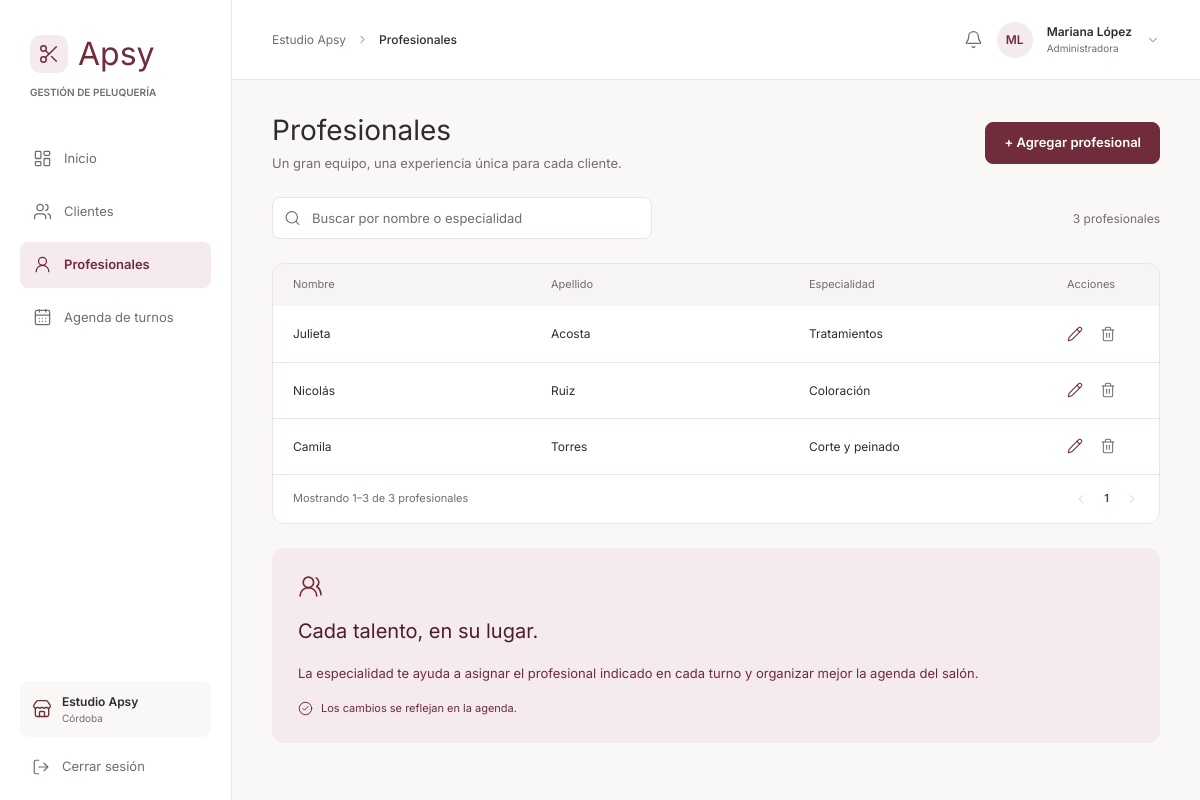
The app's page /profesionales.php (signed in) with its own data.
### tables this page shows
CREATE TABLE profesionales (
    id            INT UNSIGNED NOT NULL AUTO_INCREMENT,
    nombre        VARCHAR(60)  NOT NULL,
    apellido      VARCHAR(60)  NOT NULL,
    especialidad  VARCHAR(60)  NOT NULL,
    activo        TINYINT(1)   NOT NULL DEFAULT 1,
    creado_en     DATETIME     NOT NULL DEFAULT CURRENT_TIMESTAMP,
    PRIMARY KEY (id),
    KEY idx_profesionales_apellido_nombre (apellido, nombre)
);

### profesionales.php (the view, shortened to what this page needs)
<?php
require_once 'includes/conexion.php';
require_once 'includes/funciones.php';
$busqueda   = mb_substr(get_texto('q'), 0, 100);
$texto_like = '%' . addcslashes($busqueda, '%_\\') . '%';
$filtro = "FROM profesionales
            WHERE activo = 1
              AND (nombre LIKE ? OR apellido LIKE ?
                   OR CONCAT(nombre, ' ', apellido) LIKE ? OR especialidad LIKE ?)";
$stmt = $conexion->prepare("SELECT COUNT(*) AS total $filtro");
$stmt->bind_param('ssss', $texto_like, $texto_like, $texto_like, $texto_like);
$stmt->execute();
$total = (int) $stmt->get_result()->fetch_assoc()['total'];
$pag = paginar($total, POR_PAGINA, (int) get_texto('pagina'));
$stmt = $conexion->prepare("SELECT id, nombre, apellido, especialidad $filtro
                            ORDER BY apellido, nombre
                            LIMIT ? OFFSET ?");
$stmt->bind_param('ssssii', $texto_like, $texto_like, $texto_like, $texto_like, $pag['por_pagina'], $pag['offset']);
$stmt->execute();
$profesionales = $stmt->get_result()->fetch_all(MYSQLI_ASSOC);
require 'includes/header.php';
?>
<div class="encabezado-pagina">
    <div>
        <h1>Profesionales</h1>
        <p>Un gran equipo, una experiencia única para cada cliente.</p>
    </div>
    <button class="boton boton--primario" type="button" data-abrir-modal="modal-profesional"
            data-id="" data-nombre="" data-apellido="" data-especialidad=""
            data-titulo="Agregar profesional" data-subtitulo="Sumá una persona a tu equipo de trabajo.">
        + Agregar profesional
    </button>
</div>
<div class="herramientas">
    <form class="buscador" method="get" action="profesionales.php" role="search">
        <input type="search" name="q" value="<?= e($busqueda) ?>" placeholder="Buscar por nombre o especialidad"
               aria-label="Buscar profesionales" enterkeyhint="search" maxlength="100">
    </form>
    <p class="herramientas__total">
        <?= $busqueda !== ''
            ? $total . ($total === 1 ? ' resultado' : ' resultados')
            : $total . ($total === 1 ? ' profesional' : ' profesionales') ?>
    </p>
</div>
<div class="tabla-tarjeta">
    <table class="tabla">
        <thead>
            <tr>
                <th>Nombre</th>
                <th>Apellido</th>
                <th>Especialidad</th>
                <th class="tabla__acciones">Acciones</th>
            </tr>
        </thead>
        <tbody>
        <?php foreach ($profesionales as $p): ?>
            <?php $nombre_completo = $p['nombre'] . ' ' . $p['apellido']; ?>
            <tr>
                <td data-label="Nombre"><?= e($p['nombre']) ?></td>
                <td data-label="Apellido"><?= e($p['apellido']) ?></td>
                <td data-label="Especialidad"><?= e($p['especialidad']) ?></td>
                <td class="tabla__acciones" data-label="Acciones">
                    <div class="acciones">
                        <button class="boton-icono boton-icono--editar" type="button"
                                aria-label="Editar a <?= e($nombre_completo) ?>"
                                data-abrir-modal="modal-profesional"
                                data-id="<?= (int) $p['id'] ?>"
                                data-nombre="<?= e($p['nombre']) ?>"
                                data-apellido="<?= e($p['apellido']) ?>"
                                data-especialidad="<?= e($p['especialidad']) ?>"
                                data-titulo="Editar profesional"
                                data-subtitulo="Actualizá los datos de esta persona del equipo.">
                            <?= icono('pencil', 16) ?>
                        </button>
                        <button class="boton-icono" type="button"
                                aria-label="Eliminar a <?= e($nombre_completo) ?>"
                                data-abrir-modal="modal-eliminar"
                                data-id="<?= (int) $p['id'] ?>"
                                data-titulo="¿Eliminar a <?= e($nombre_completo) ?>?"
                                data-detalle="Vas a quitar a esta persona del equipo. Los turnos ya registrados se conservarán en el historial."
                                data-boton="Eliminar profesional">
                            <?= icono('trash-2', 16) ?>
                        </button>
                    </div>
                </td>
            </tr>
        <?php endforeach; ?>
        </tbody>
    </table>
    <?php
    require 'parciales/paginacion.php';
    ?>
</div>
<section class="aviso-suave">
    <?= icono('users-round', 25) ?>
    <h2>Cada talento, en su lugar.</h2>
    <p>La especialidad te ayuda a asignar el profesional indicado en cada turno y organizar mejor la agenda del salón.</p>
    <p class="aviso-suave__consejo"><?= icono('circle-check', 15) ?> Los cambios se reflejan en la agenda.</p>
</section>
<?php
require 'includes/footer.php';

### includes/funciones.php (shortened to what this page needs)
<?php
function e(?string $texto): string
{
    return htmlspecialchars($texto ?? '', ENT_QUOTES, 'UTF-8');
}
function icono(string $nombre, int $tamano = 18, string $clase = ''): string
{
    static $cache = [];
    if (!isset($cache[$nombre])) {
        $ruta = __DIR__ . '/../assets/img/iconos/' . $nombre . '.svg';
        $svg  = is_file($ruta) ? (string) file_get_contents($ruta) : '';
        $cache[$nombre] = trim(preg_replace('//s', '', $svg));
    }
    $svg = $cache[$nombre];
    $svg = preg_replace('/\sclass="[^"]*"/', '', $svg, 1);
    $svg = preg_replace('/\swidth="24"/',  ' width="'  . $tamano . '"', $svg, 1);
    $svg = preg_replace('/\sheight="24"/', ' height="' . $tamano . '"', $svg, 1);
    $svg = preg_replace('/<svg/', '<svg class="icono ' . e($clase) . '" aria-hidden="true" focusable="false"', $svg, 1);
    return $svg;
}
function get_texto(string $clave): string
{
    $valor = $_GET[$clave] ?? '';
    return is_string($valor) ? trim($valor) : '';
}

### assets/css/base.css (style rules this page uses)
:root { --color-fondo: #FAF8F7; --color-superficie: #FFFFFF; --color-primario: #702C3B; --color-primario-hover: #5C2330; --color-primario-suave: #F5EAED; --color-primario-oscuro: #4D1F2A; --color-texto: #302C2E; --color-texto-suave: #746B6F; --color-borde: #EAE4E5; --color-borde-campo: #EAE4E5; --color-encabezado-tabla: #F7F4F4; --color-ok-fondo: #EDF5F0; --color-ok-texto: #39745B; --color-pendiente-fondo: #FBF4E7; --color-pendiente-texto: #966D2D; --color-error: #B0444C; --color-error-fondo: #FFF1F1; --radio: 8px; --radio-grande: 12px; }
*, *::before, *::after { box-sizing: border-box; }
html { -webkit-text-size-adjust: 100%; }
body { margin: 0; font-family: 'Inter', system-ui, -apple-system, 'Segoe UI', Roboto, sans-serif; font-size: 13px; line-height: 1.45; color: var(--color-texto); background: var(--color-fondo); }
h1, h2, h3, p { margin: 0; }
button, input, select, textarea { font: inherit; color: inherit; }
button { cursor: pointer; }
.icono { display: block; flex-shrink: 0; stroke-width: 1.6; }
.boton { display: inline-flex; align-items: center; justify-content: center; gap: 8px; height: 42px; padding: 0 18px; border: 1px solid transparent; border-radius: var(--radio); font-size: 13px; font-weight: 600; white-space: nowrap; transition: background-color .15s, border-color .15s; }
.boton--primario { background: var(--color-primario); border-color: var(--color-primario); color: #fff; }

### assets/css/layout.css (style rules this page uses)
.encabezado-pagina { display: flex; align-items: center; justify-content: space-between; flex-wrap: wrap; gap: 16px; }
.encabezado-pagina h1 { font-size: 28px; font-weight: 400; line-height: 1.3; margin-bottom: 6px; }
.encabezado-pagina p { color: var(--color-texto-suave); }

### assets/css/componentes.css (style rules this page uses)
.herramientas { display: flex; align-items: center; justify-content: space-between; flex-wrap: wrap; gap: 12px 16px; }
.herramientas__total { font-size: 12px; color: var(--color-texto-suave); }
.buscador { position: relative; width: 380px; max-width: 100%; color: var(--color-texto-suave); }
.buscador input { width: 100%; height: 42px; padding: 0 12px 0 39px; background: var(--color-superficie); border: 1px solid var(--color-borde); border-radius: var(--radio); font-size: 13px; color: var(--color-texto); }
.buscador input::placeholder { color: var(--color-texto-suave); }
.tabla-tarjeta { background: var(--color-superficie); border: 1px solid var(--color-borde); border-radius: var(--radio-grande); overflow: hidden; }
.tabla { width: 100%; border-collapse: collapse; table-layout: fixed; }
.tabla th { height: 42px; padding: 0 20px; background: var(--color-encabezado-tabla); font-size: 11px; font-weight: 400; text-align: left; color: var(--color-texto-suave); }
.tabla td { height: 56px; padding: 0 20px; border-bottom: 1px solid var(--color-borde); font-size: 12px; overflow: hidden; text-overflow: ellipsis; white-space: nowrap; }
.tabla .tabla__acciones { width: 112px; }
.acciones { display: flex; align-items: center; gap: 5px; margin-left: -6px; }
.boton-icono { display: flex; align-items: center; justify-content: center; width: 28px; height: 28px; background: none; border: 0; border-radius: 6px; color: var(--color-texto-suave); transition: background-color .15s, color .15s; }
.boton-icono--editar { color: var(--color-primario); }
.aviso-suave { display: flex; flex-direction: column; align-items: flex-start; gap: 18px; padding: 26px; background: var(--color-primario-suave); border-radius: var(--radio-grande); color: var(--color-primario); }
.aviso-suave h2 { font-size: 20px; font-weight: 400; line-height: 1.45; color: var(--color-primario-oscuro); }
.aviso-suave p { font-size: 13px; }
.aviso-suave__consejo { display: flex; align-items: center; gap: 8px; font-size: 11px !important; }

### records on screen
profesionales: nombre "Julieta", apellido "Acosta", especialidad "Tratamientos"
profesionales: nombre "Nicolás", apellido "Ruiz", especialidad "Coloración"
profesionales: nombre "Camila", apellido "Torres", especialidad "Corte y peinado"

### other values on screen
$texto "Inicio"
$texto "Clientes"
$texto "Profesionales"
$texto "Agenda de turnos"
$titulo_pagina "Profesionales"
iniciales($usuario['nombre'], $usuario['apellido']) "ML"
$usuario['nombre'] . ' ' . $usuario['apellido'] "Mariana López"
$usuario['rol'] "Administradora"
$total "3"
$desde "1"
$hasta "3"
$etiqueta "profesionales"
$pag['pagina'] "1"
